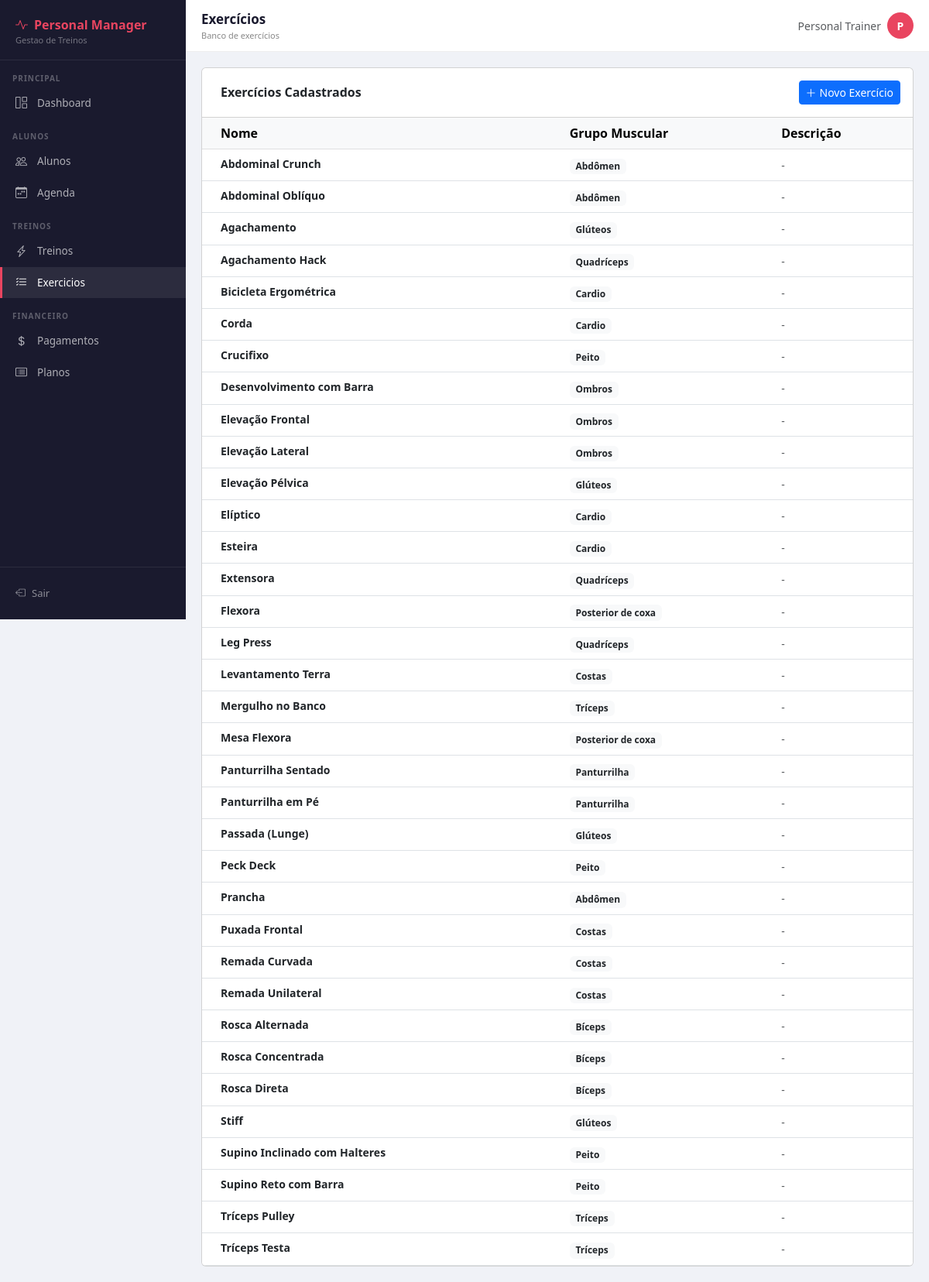
/treinos/exercicios/ (signed in), run on an earlier commit of the app's database.
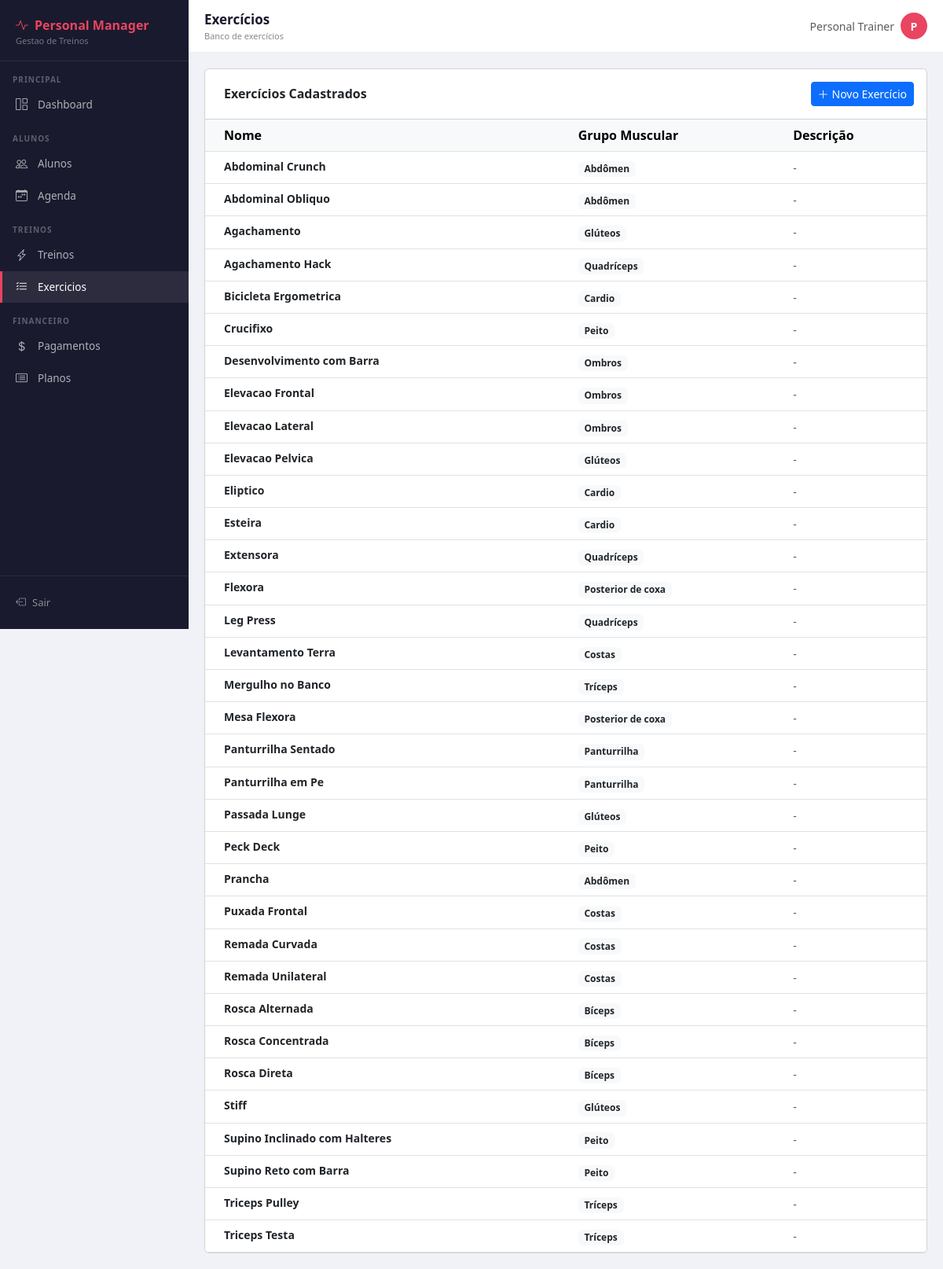
And on a later commit of the database.
### treinos/models.py (models this page shows, shortened)
class Exercicio(models.Model):
    GRUPO_CHOICES = [
        ('peito', 'Peito'),
        ('costas', 'Costas'),
        ('ombros', 'Ombros'),
        ('biceps', 'Bíceps'),
        ('triceps', 'Tríceps'),
        ('abdomen', 'Abdômen'),
        ('gluteos', 'Glúteos'),
        ('quadriceps', 'Quadríceps'),
        ('posterior', 'Posterior de coxa'),
        ('panturrilha', 'Panturrilha'),
        ('cardio', 'Cardio'),
        ('outros', 'Outros'),
    ]
    nome = models.CharField(max_length=100)
    grupo_muscular = models.CharField(max_length=20, choices=GRUPO_CHOICES, default='outros')
    descricao = models.TextField(blank=True)
    class Meta:
        verbose_name = 'Exercício'
        verbose_name_plural = 'Exercícios'
        ordering = ['nome']

### treinos/views.py (the view)
# urls.py: path('exercicios/', views.lista_exercicios, name='lista_exercicios'),
@login_required
def lista_exercicios(request):
    exercicios = Exercicio.objects.all()
    return render(request, 'treinos/exercicios.html', {'exercicios': exercicios})

### treinos/templates/treinos/exercicios.html (shortened to what this page needs)
{% extends 'core/base.html' %}
{% block page_title %}Exercícios{% endblock %}
{% block page_subtitle %}Banco de exercícios{% endblock %}
{% block content %}
<div class="card">
  <div class="card-header bg-white d-flex justify-content-between align-items-center py-3">
    <h6 class="mb-0 fw-bold">Exercícios Cadastrados</h6>
    <a href="{% url 'criar_exercicio' %}" class="btn btn-primary btn-sm">
      <i class="bi bi-plus-lg me-1"></i>Novo Exercício
    </a>
  </div>
  <div class="card-body p-0">
    <table class="table table-hover mb-0">
      <thead class="table-light">
        <tr><th class="ps-4">Nome</th><th>Grupo Muscular</th><th>Descrição</th></tr>
      </thead>
      <tbody>
        {% for ex in exercicios %}
        <tr>
          <td class="ps-4 fw-semibold small">{{ ex.nome }}</td>
          <td><span class="badge bg-light text-dark">{{ ex.get_grupo_muscular_display }}</span></td>
          <td><small class="text-muted">{{ ex.descricao|truncatechars:50|default:"-" }}</small></td>
        </tr>
        {% empty %}
        <tr><td colspan="3" class="text-center text-muted py-5">
          <p>Nenhum exercício cadastrado.</p>
          <a href="{% url 'criar_exercicio' %}" class="btn btn-primary btn-sm">Cadastrar exercício</a>
        </td></tr>
        {% endfor %}
      </tbody>
    </table>
  </div>
</div>
{% endblock %}

What changed in the data, as far as the page shows it:
removed Exercicio: nome "Abdominal Oblíquo", grupo_muscular "Abdômen", descricao "-"
removed Exercicio: nome "Bicicleta Ergométrica", grupo_muscular "Cardio", descricao "-"
removed Exercicio: nome "Corda", grupo_muscular "Cardio", descricao "-"
removed Exercicio: nome "Elevação Frontal", grupo_muscular "Ombros", descricao "-"
removed Exercicio: nome "Elevação Lateral", grupo_muscular "Ombros", descricao "-"
removed Exercicio: nome "Elevação Pélvica", grupo_muscular "Glúteos", descricao "-"
removed Exercicio: nome "Elíptico", grupo_muscular "Cardio", descricao "-"
removed Exercicio: nome "Panturrilha em Pé", grupo_muscular "Panturrilha", descricao "-"
removed Exercicio: nome "Passada (Lunge)", grupo_muscular "Glúteos", descricao "-"
removed Exercicio: nome "Tríceps Pulley", grupo_muscular "Tríceps", descricao "-"
removed Exercicio: nome "Tríceps Testa", grupo_muscular "Tríceps", descricao "-"
added Exercicio: nome "Abdominal Obliquo", grupo_muscular "Abdômen", descricao "-"
added Exercicio: nome "Bicicleta Ergometrica", grupo_muscular "Cardio", descricao "-"
added Exercicio: nome "Elevacao Frontal", grupo_muscular "Ombros", descricao "-"
added Exercicio: nome "Elevacao Lateral", grupo_muscular "Ombros", descricao "-"
added Exercicio: nome "Elevacao Pelvica", grupo_muscular "Glúteos", descricao "-"
added Exercicio: nome "Eliptico", grupo_muscular "Cardio", descricao "-"
added Exercicio: nome "Panturrilha em Pe", grupo_muscular "Panturrilha", descricao "-"
added Exercicio: nome "Passada Lunge", grupo_muscular "Glúteos", descricao "-"
added Exercicio: nome "Triceps Pulley", grupo_muscular "Tríceps", descricao "-"
added Exercicio: nome "Triceps Testa", grupo_muscular "Tríceps", descricao "-"
